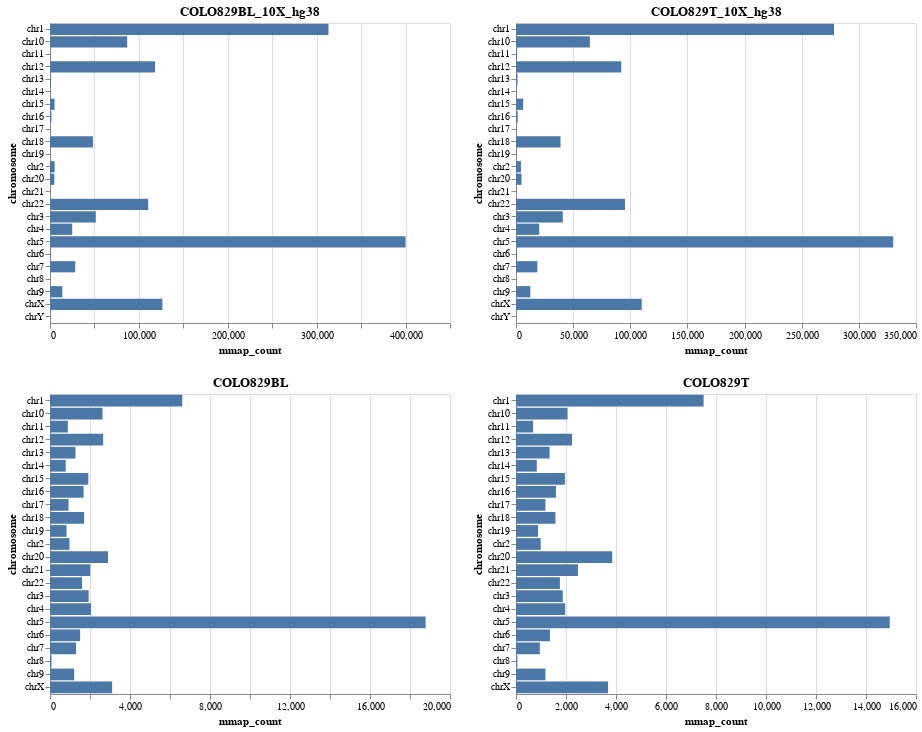

Notebook source saved alongside this figure:
### Code cell
charts = []

for ds in datasets:
    charts.append(alt.Chart(ds).mark_bar().encode(
        x = 'mmap_count',
        y = 'chromosome'
    ))

charts[0].title = "COLO829BL_10X_hg38"
charts[1].title = "COLO829T_10X_hg38"
charts[2].title = "COLO829BL"
charts[3].title = "COLO829T"

(charts[0] | charts[1]) & (charts[2] | charts[3])

### Figure 1 — Vega-Lite specification as saved in the notebook (floating-point values rounded to 4 significant figures)
{"$schema": "https://vega.github.io/schema/vega-lite/v2.4.1.json", "config": {"view": {"height": 300, "width": 400}}, "vconcat": [{"hconcat": [{"data": {"values": [{"chromosome": "chr5", "mmap_count": 400005}, {"chromosome": "chr1", "mmap_count": 313274}, {"chromosome": "chrX", "mmap_count": 126414}, {"chromosome": "chr12", "mmap_count": 118168}, {"chromosome": "chr22", "mmap_count": 110434}, {"chromosome": "chr10", "mmap_count": 86807}, {"chromosome": "chr3", "mmap_count": 51514}, {"chromosome": "chr18", "mmap_count": 48323}, {"chromosome": "chr7", "mmap_count": 28366}, {"chromosome": "chr4", "mmap_count": 25009}, {"chromosome": "chr9", "mmap_count": 13836}, {"chromosome": "chr2", "mmap_count": 5224}, {"chromosome": "chr15", "mmap_count": 5114}, {"chromosome": "chr20", "mmap_count": 4825}, {"chromosome": "chr16", "mmap_count": 1571}, {"chromosome": "chr13", "mmap_count": 1009}, {"chromosome": "chr6", "mmap_count": 773}, {"chromosome": "chr11", "mmap_count": 536}, {"chromosome": "chr19", "mmap_count": 346}, {"chromosome": "chr14", "mmap_count": 337}, {"chromosome": "chr17", "mmap_count": 328}, {"chromosome": "chr21", "mmap_count": 242}, {"chromosome": "chrY", "mmap_count": 235}, {"chromosome": "chr8", "mmap_count": 40}]}, "encoding": {"x": {"field": "mmap_count", "type": "quantitative"}, "y": {"field": "chromosome", "type": "nominal"}}, "mark": "bar", "title": "COLO829BL_10X_hg38"}, {"data": {"values": [{"chromosome": "chr5", "mmap_count": 330081}, {"chromosome": "chr1", "mmap_count": 278273}, {"chromosome": "chrX", "mmap_count": 110039}, {"chromosome": "chr22", "mmap_count": 95345}, {"chromosome": "chr12", "mmap_count": 92123}, {"chromosome": "chr10", "mmap_count": 64619}, {"chromosome": "chr3", "mmap_count": 40952}, {"chromosome": "chr18", "mmap_count": 38957}, {"chromosome": "chr4", "mmap_count": 20288}, {"chromosome": "chr7", "mmap_count": 18671}, {"chromosome": "chr9", "mmap_count": 12527}, {"chromosome": "chr15", "mmap_count": 6297}, {"chromosome": "chr20", "mmap_count": 4828}, {"chromosome": "chr2", "mmap_count": 4325}, {"chromosome": "chr16", "mmap_count": 1487}, {"chromosome": "chr13", "mmap_count": 1322}, {"chromosome": "chr11", "mmap_count": 931}, {"chromosome": "chr6", "mmap_count": 802}, {"chromosome": "chr14", "mmap_count": 479}, {"chromosome": "chr19", "mmap_count": 442}, {"chromosome": "chr17", "mmap_count": 355}, {"chromosome": "chr21", "mmap_count": 241}, {"chromosome": "chrY", "mmap_count": 232}, {"chromosome": "chr8", "mmap_count": 23}]}, "encoding": {"x": {"field": "mmap_count", "type": "quantitative"}, "y": {"field": "chromosome", "type": "nominal"}}, "mark": "bar", "title": "COLO829T_10X_hg38"}]}, {"hconcat": [{"data": {"values": [{"chromosome": "chr5", "mmap_count": 18782}, {"chromosome": "chr1", "mmap_count": 6613}, {"chromosome": "chrX", "mmap_count": 3107}, {"chromosome": "chr20", "mmap_count": 2900}, {"chromosome": "chr12", "mmap_count": 2658}, {"chromosome": "chr10", "mmap_count": 2625}, {"chromosome": "chr4", "mmap_count": 2052}, {"chromosome": "chr21", "mmap_count": 2013}, {"chromosome": "chr3", "mmap_count": 1933}, {"chromosome": "chr15", "mmap_count": 1917}, {"chromosome": "chr18", "mmap_count": 1705}, {"chromosome": "chr16", "mmap_count": 1681}, {"chromosome": "chr22", "mmap_count": 1599}, {"chromosome": "chr6", "mmap_count": 1506}, {"chromosome": "chr7", "mmap_count": 1305}, {"chromosome": "chr13", "mmap_count": 1273}, {"chromosome": "chr9", "mmap_count": 1208}, {"chromosome": "chr2", "mmap_count": 975}, {"chromosome": "chr17", "mmap_count": 926}, {"chromosome": "chr11", "mmap_count": 892}, {"chromosome": "chr19", "mmap_count": 827}, {"chromosome": "chr14", "mmap_count": 786}, {"chromosome": "chr8", "mmap_count": 77}]}, "encoding": {"x": {"field": "mmap_count", "type": "quantitative"}, "y": {"field": "chromosome", "type": "nominal"}}, "mark": "bar", "title": "COLO829BL"}, {"data": {"values": [{"chromosome": "chr5", "mmap_count": 14948}, {"chromosome": "chr1", "mmap_count": 7505}, {"chromosome": "chr20", "mmap_count": 3848}, {"chromosome": "chrX", "mmap_count": 3684}, {"chromosome": "chr21", "mmap_count": 2477}, {"chromosome": "chr12", "mmap_count": 2242}, {"chromosome": "chr10", "mmap_count": 2063}, {"chromosome": "chr4", "mmap_count": 1966}, {"chromosome": "chr15", "mmap_count": 1956}, {"chromosome": "chr3", "mmap_count": 1871}, {"chromosome": "chr22", "mmap_count": 1756}, {"chromosome": "chr16", "mmap_count": 1598}, {"chromosome": "chr18", "mmap_count": 1577}, {"chromosome": "chr6", "mmap_count": 1357}, {"chromosome": "chr13", "mmap_count": 1343}, {"chromosome": "chr9", "mmap_count": 1178}, {"chromosome": "chr17", "mmap_count": 1177}, {"chromosome": "chr2", "mmap_count": 989}, {"chromosome": "chr7", "mmap_count": 952}, {"chromosome": "chr19", "mmap_count": 882}, {"chromosome": "chr14", "mmap_count": 831}, {"chromosome": "chr11", "mmap_count": 681}, {"chromosome": "chr8", "mmap_count": 52}]}, "encoding": {"x": {"field": "mmap_count", "type": "quantitative"}, "y": {"field": "chromosome", "type": "nominal"}}, "mark": "bar", "title": "COLO829T"}]}]}
